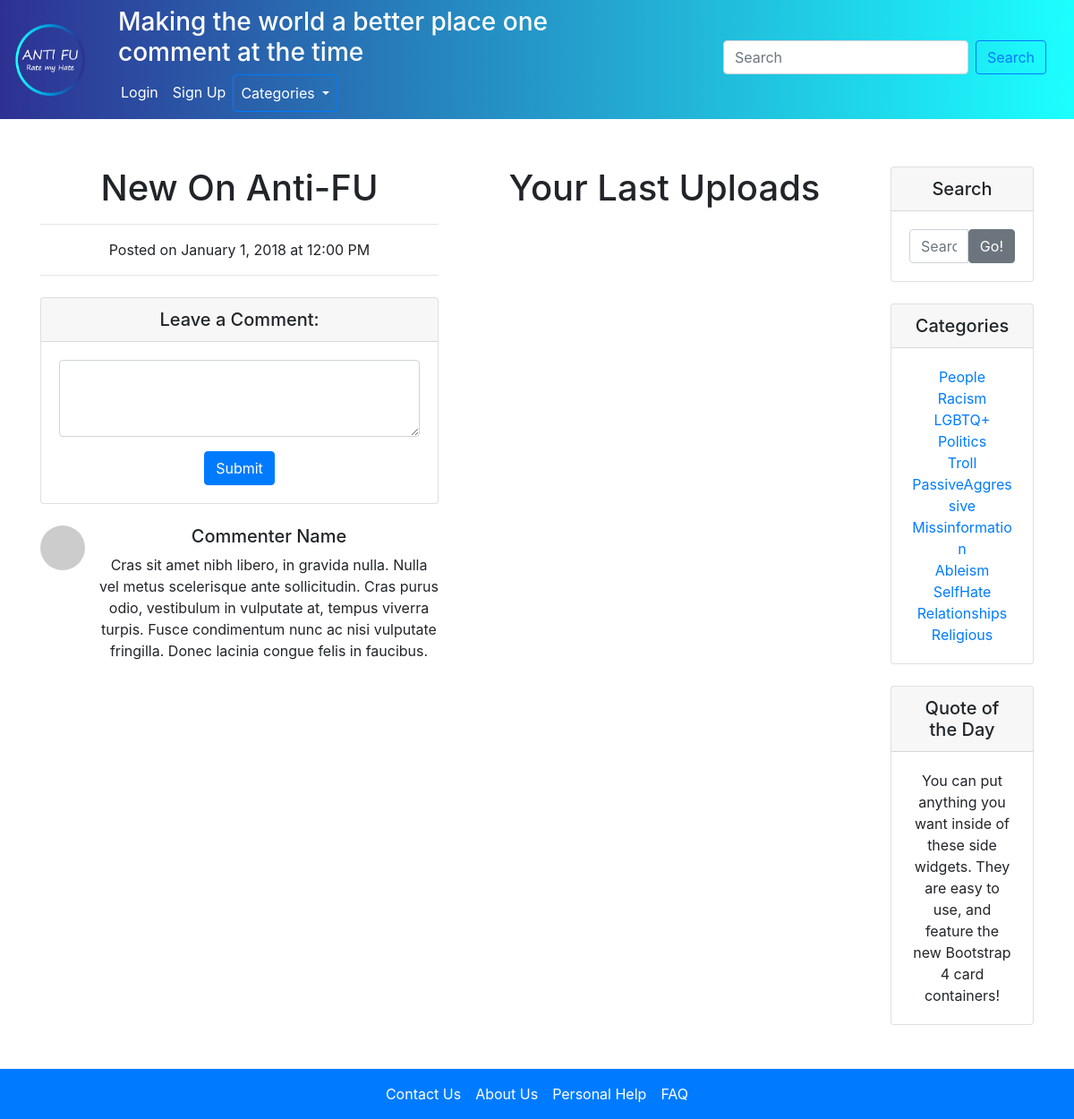
The app's page /, older data.
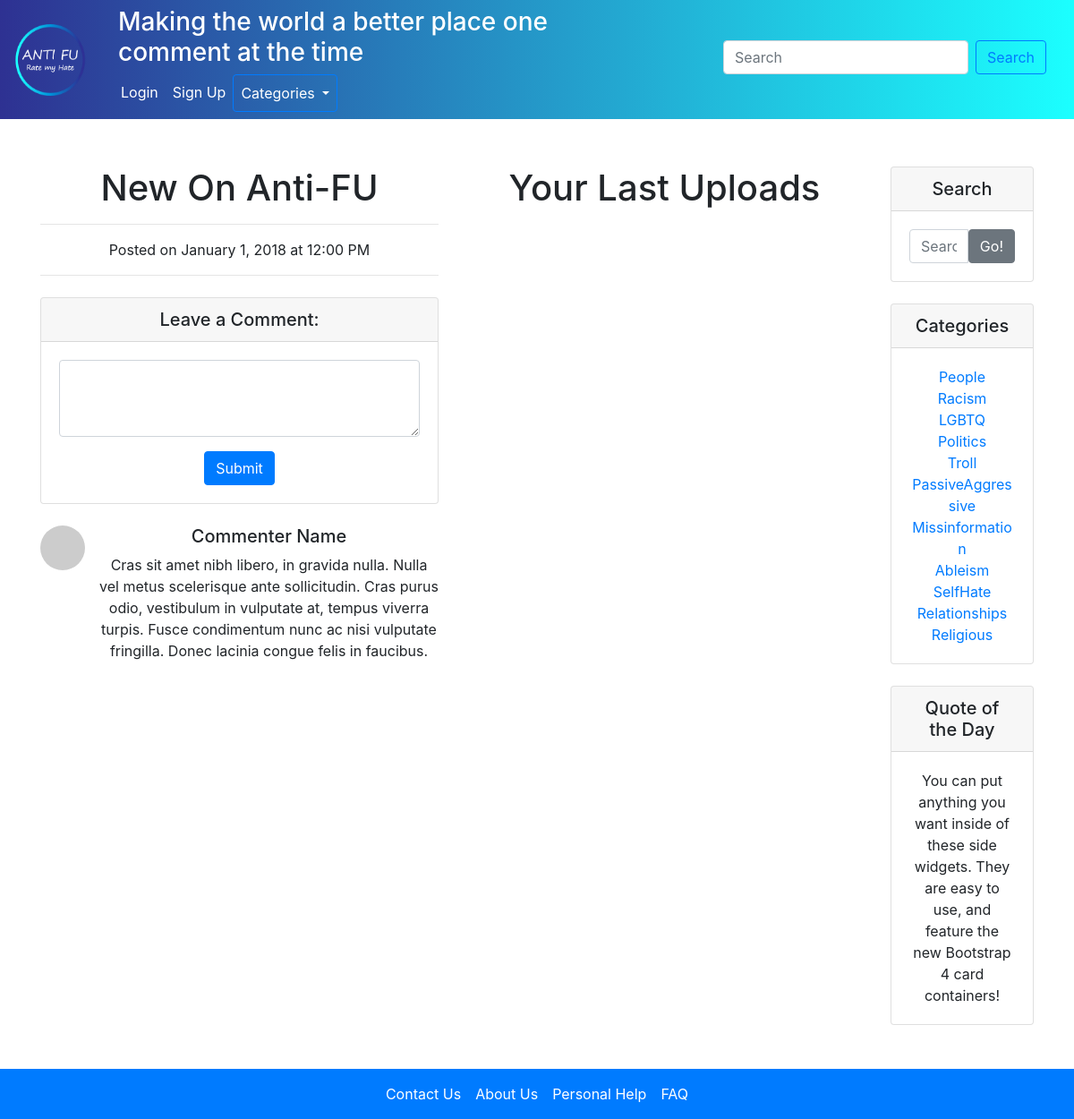
The same page, newer data.
### antifu/models.py (models this page shows, shortened)
class Category(models.Model):
    name = models.CharField(max_length=128, unique = True)
    class Meta:
        verbose_name_plural = 'Categories'

### antifu/views.py (the view)
# urls.py: url(r'^$', views.home, name='home'),
def home(request):
    category_list = Category.objects.all()
    context_dict = {'categories': category_list}
    return render(request, 'antifu/home.html', context_dict)

### templates/antifu/home.html (shortened to what this page needs)
<!DOCTYPE html>
{% extends 'antifu/base.html' %}
{% load staticfiles %}
{% block link_block %}
  <link rel="stylesheet" type="text/css" href="{%static "css/home.css"%}">
{% endblock %}
{% block body_block %}
    <div class="container">
          <div class="row">
            <div class="col-lg-5">
              <h1 class="mt-4">New On Anti-FU</h1>
              <hr>
              <p>Posted on January 1, 2018 at 12:00 PM</p>
              <hr>
              <div class="card my-4">
                <h5 class="card-header">Leave a Comment:</h5>
                <div class="card-body">
                  <form>
                    <div class="form-group">
                      <textarea class="form-control" rows="3"></textarea>
                    </div>
                    <button type="submit" class="btn btn-primary">Submit</button>
                  </form>
                </div>
              </div>
              <div class="media mb-4">
                <img class="d-flex mr-3 rounded-circle" src="http://placehold.it/50x50" alt="">
                <div class="media-body">
                  <h5 class="mt-0">Commenter Name</h5>
                  Cras sit amet nibh libero, in gravida nulla. Nulla vel metus scelerisque ante sollicitudin. Cras purus odio, vestibulum in vulputate at, tempus viverra turpis. Fusce condimentum nunc ac nisi vulputate fringilla. Donec lacinia congue felis in faucibus.
                </div>
              </div>
            </div>
            <div class="col-lg-5">
              <h1 class="mt-4">Your Last Uploads</h1>
            </div>
            <div class="col-md-2">
              <div class="card my-4">
                <h5 class="card-header">Search</h5>
                <div class="card-body">
                  <div class="input-group">
                    <input type="text" class="form-control" placeholder="Search for...">
                    <span class="input-group-btn">
                      <button class="btn btn-secondary" type="button">Go!</button>
                    </span>
                  </div>
                </div>
              </div>
              <div class="card my-4">
                <h5 class="card-header">Categories</h5>
                <div class="card-body">
                  {% if categories %}
                  <ul class="list-unstyled mb-0">
                    {% for category in categories %}
                        <li><a href =" {% url 'show_category' category.name %}">{{ category.name }}</a></li>
                    {% endfor %}
                  </ul>
                  {% else %}
                    <strong>There are no categories present.</strong>
                  {% endif %}
                </div>
              </div>
              <div class="card my-4">
                <h5 class="card-header">Quote of the Day</h5>
                <div class="card-body">
                  You can put anything you want inside of these side widgets. They are easy to use, and feature the new Bootstrap 4 card containers!
                </div>
              </div>
            </div>
          </div>
        </div>
    {% endblock %}

Row changes from the older to the newer data that the page shows:
changed Category: name "LGBTQ+" → "LGBTQ"
